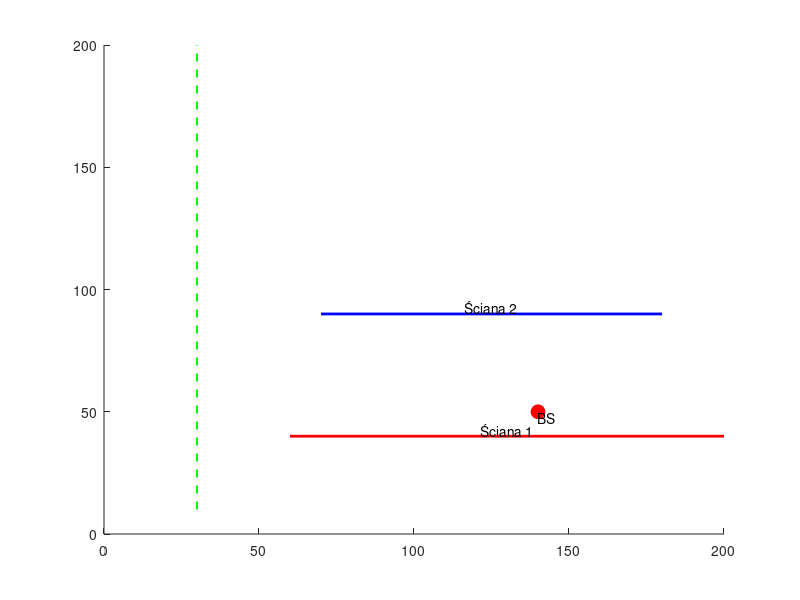

MATLAB code for this plot: (Note: this script raises an error after producing the figure.)
startPos=[30, 10];
endPos= [30, 200];
speed=20;
t=0:0.01:6;
BS=[140,50];
wall1start= [60, 40];
wall1end= [200, 40];
wall2start=[70,90];
wall2end=[180,90];
powermatrix=zeros(1,length(t));
frequency=2.4*10^9;
power=5;
lambda=(3*10^8)/(2.4*10^9);
reflection_coefficient = 0.7;


figure;
hold on;
% Ściana 1
plot([wall1start(1), wall1end(1)], [wall1start(2), wall1end(2)], 'r-', 'LineWidth', 2);
text((wall1start(1) + wall1end(1))/2, wall1start(2), 'Ściana 1', 'HorizontalAlignment', 'center', 'VerticalAlignment', 'bottom');

% Ściana 2
plot([wall2start(1), wall2end(1)], [wall2start(2), wall2end(2)], 'b-', 'LineWidth', 2);
text((wall2start(1) + wall2end(1))/2, wall2start(2), 'Ściana 2', 'HorizontalAlignment', 'center', 'VerticalAlignment', 'bottom');

% Rysowanie trasy użytkownika (od początkowej do końcowej pozycji)
plot([startPos(1), endPos(1)], [startPos(2), endPos(2)], 'g--', 'LineWidth', 1.5);

% Rysowanie stacji bazowej (BS)
plot(BS(1), BS(2), 'ro', 'MarkerSize', 10, 'MarkerFaceColor', 'r'); % BS zaznaczone czerwonym kółkiem
text(BS(1), BS(2), 'BS', 'VerticalAlignment', 'top', 'HorizontalAlignment', 'left');
hold off;

%sprawdzenie sygnału bezpośredniego
for i = 1:length(t)
    position = [startPos(1), startPos(2) + speed * t(i)];
    if(dwawektory(position(1),position(2),BS(1),BS(2),wall1start(1),wall1start(2),wall1end(1),wall1end(2))==-1 && dwawektory(position(1),position(2),BS(1),BS(2),wall2start(1),wall2start(2),wall2end(1),wall2end(2))==-1)
        r=sqrt(((position(1)-BS(1))^2)+(position(2)-BS(2))^2);
        powermatrix(i) = power*(lambda/(4*pi*r))^2; % obliczenie mocy, musisz zdefiniować funkcję
    else
        powermatrix(i) = 0; % Jeśli sygnał jest blokowany, moc sygnału wynosi 0
    end


 % Sprawdzenie odbicia od ściany 1
    if dwawektory(position(1), position(2), BS(1), BS(2), wall1start(1), wall1start(2), wall1end(1), wall1end(2)) ~= -1
        reflected_distance1 = sqrt(((position(1) - wall1start(1))^2) + ((position(2) - wall1start(2))^2)) + ...
                                 sqrt(((wall1start(1) - BS(1))^2) + ((wall1start(2) - BS(2))^2));
        powermatrix(i) = powermatrix(i) + reflection_coefficient * (power * (lambda / (4 * pi * reflected_distance1))^2);
    end
    
    % Sprawdzenie odbicia od ściany 2
    if dwawektory(position(1), position(2), BS(1), BS(2), wall2start(1), wall2start(2), wall2end(1), wall2end(2)) ~= -1
        reflected_distance2 = sqrt(((position(1) - wall2start(1))^2) + ((position(2) - wall2start(2))^2)) + ...
                                 sqrt(((wall2start(1) - BS(1))^2) + ((wall2start(2) - BS(2))^2));
        powermatrix(i) = powermatrix(i) + reflection_coefficient * (power * (lambda / (4 * pi * reflected_distance2))^2);
    end
end


figure;
plot(powermatrix);
